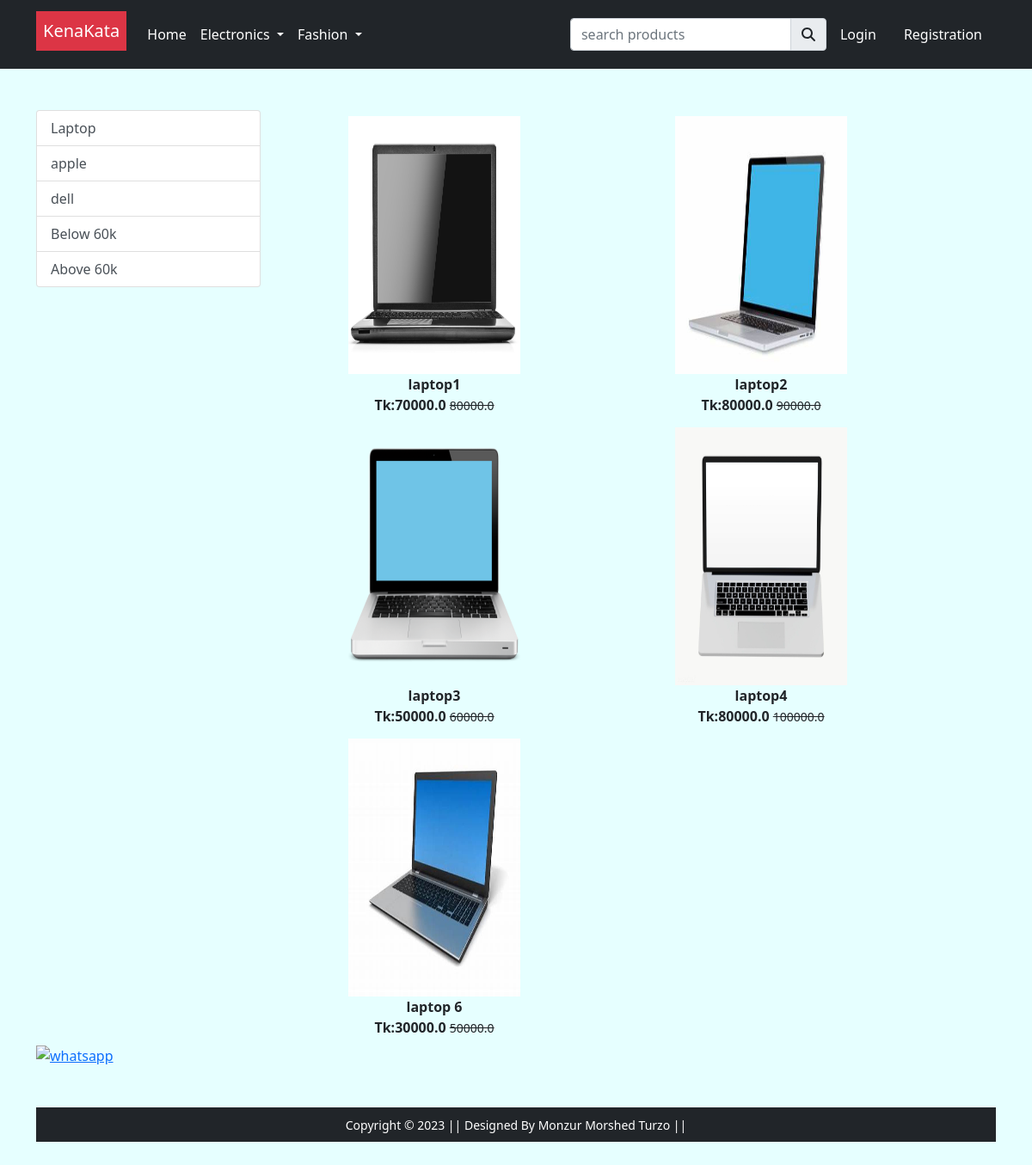
The page /laptop on the database its author committed.
### app/models.py (models this page shows, shortened)
class Product(models.Model):
    title=models.CharField(max_length=100)
    selling_price=models.FloatField()
    discounted_price=models.FloatField()
    description=models.TextField()
    brand=models.CharField(max_length=100)
    quantity=models.IntegerField(null=True,blank=True,default=5)
    colour=models.CharField(max_length=20,null=True,blank=True)
    size=models.CharField(max_length=20,null=True,blank=True)
    catagory=models.CharField(choices=CATAGORY_CHOICES,max_length=2)
    product_image=models.ImageField(upload_to='productimg')

### app/views.py (the view)
# urls.py: path('laptop', views.laptop, name='laptop'),
def laptop(request,data=None):
    totalitem=0
    if request.user.is_authenticated:
        totalitem= len(Cart.objects.filter(user=request.user))
    if data == None:
        laptops=Product.objects.filter(catagory='L')
    elif data== 'below' :
        laptops=Product.objects.filter(catagory='L').filter(discounted_price__lt=60000)
    elif data== 'above' :
        laptops=Product.objects.filter(catagory='L').filter(discounted_price__gt=60000)
    elif data == 'apple' or 'dell':
        laptops=Product.objects.filter(catagory='L').filter(brand=data)
    return render(request, 'app/laptop.html',{'laptops':laptops,'totalitem':totalitem})

### app/templates/app/laptop.html (shortened to what this page needs)
{% extends 'app/base.html' %}
{% load static %}
{% block main-content %}
<div class="container my-5">
 <div class="row">
  <div class="col-sm-3">
    <div class="list-group">
        <a href="{% url 'laptop' %}" class="list-group-item list-group-item-action" aria-current="true">Laptop</a>
        <a href="{% url 'laptopdata' 'apple' %}" class="list-group-item list-group-item-action" aria-current="true">apple</a>
        <a href="{% url 'laptopdata' 'dell' %}" class="list-group-item list-group-item-action" aria-current="true">dell</a>
        <a href="{% url 'laptopdata' 'below' %}" class="list-group-item list-group-item-action" aria-current="true">Below 60k</a>
        <a href="{% url 'laptopdata' 'above' %}" class="list-group-item list-group-item-action" aria-current="true">Above 60k</a>
        </div>
    </div>
    <div class="col-sm-8">
        <div class="row">
            {% for product in laptops %}
                <div class="col-sm-6 text-center mb-6" >
                    <a href="{% url 'product-detail' product.id %}" class="btn">
                        <div class="item">
                            <img src="{{product.product_image.url}}" alt="" height="300" width="200" class="">
                                <div class="fw-bold"> {{product.title}}</div>
                                    <div class="fw-bold">Tk:{{product.discounted_price}}
                                        <small class="fw-light text-decoration-line-through">
                                            {{product.selling_price}}
                                        </small>
                                    </div>
                         </div>
                    </a>
                </div>
            {% endfor %}
        </div>
    </div>
</div>
{% endblock main-content %}

### rows shown on the page
Product: product_image (picture), title "laptop1", discounted_price "70000.0", selling_price "80000.0"
Product: product_image (picture), title "laptop2", discounted_price "80000.0", selling_price "90000.0"
Product: product_image (picture), title "laptop3", discounted_price "50000.0", selling_price "60000.0"
Product: product_image (picture), title "laptop4", discounted_price "80000.0", selling_price "100000.0"
Product: product_image (picture), title "laptop 6", discounted_price "30000.0", selling_price "50000.0"
